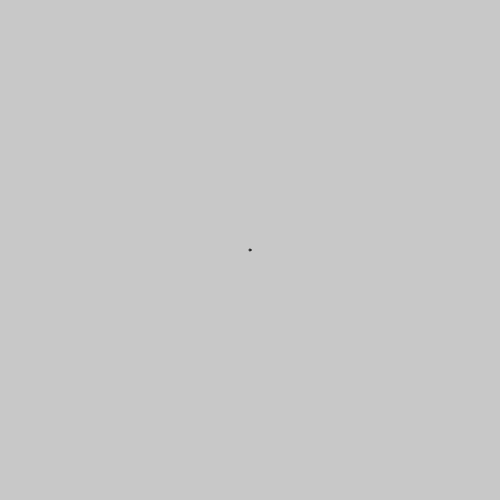
Frame 1 (no input)
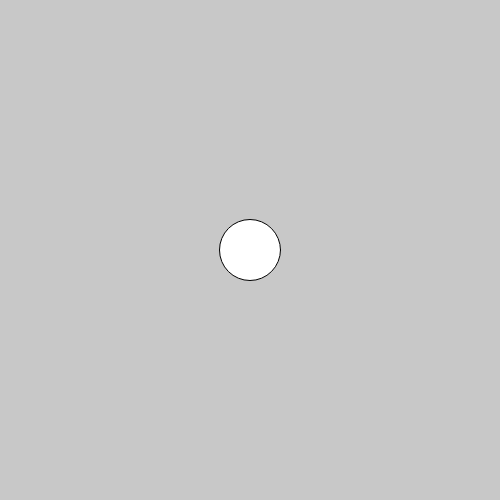
Frame 60 (no input)
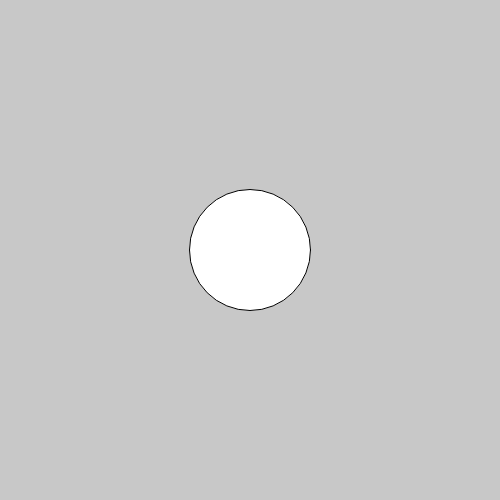
Frame 120 (the mouse pressed at the canvas centre since frame 60)

The p5.js sketch that drew these frames (run headless with seeded random() and noise() and a simulated clock; from frame 60 on, the mouse is pressed at the canvas centre):

// p5.js sketch
// ── sketch.js
let diametro = 1;
let crecimiento = 1;
function setup(){
  createCanvas(500,500); 

}

function draw(){
  background(200);
  
  
  if(diametro>200){
    crecimiento = -1;
  }
  
  if(diametro < 0){
    crecimiento = 1;
  }
  
  diametro+= crecimiento;
  
  ellipse(width/2,height/2,diametro)
  
}
